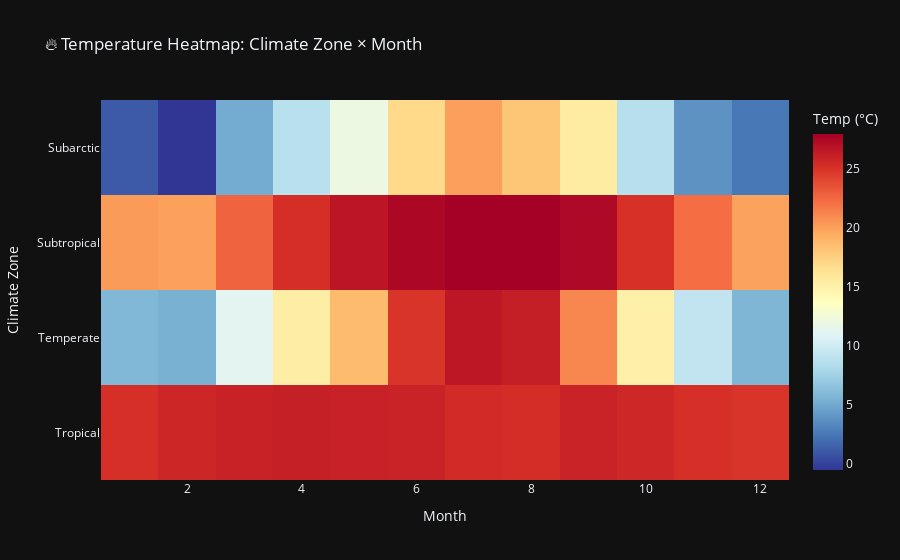

The notebook cell this image was saved under:
### Code cell
# Heatmap: Temperature by Month and Climate Zone
pivot = df.pivot_table(values='temperature_celsius', index='climate_zone', columns='month', aggfunc='mean')

fig = px.imshow(
    pivot,
    title='🔥 Temperature Heatmap: Climate Zone × Month',
    labels=dict(x='Month', y='Climate Zone', color='Temp (°C)'),
    color_continuous_scale='RdYlBu_r'
)
fig.update_layout(template='plotly_dark')
fig.show()

### Figure 1 — Plotly figure (JSON) as saved in the notebook; plotly's stock layout.template omitted (floating-point values rounded to 4 significant figures)
{"data": [{"coloraxis": "coloraxis", "hovertemplate": "Month: %{x}<br>Climate Zone: %{y}<br>Temp (°C): %{z}<extra></extra>", "name": "0", "type": "heatmap", "x": [1, 2, 3, 4, 5, 6, 7, 8, 9, 10, 11, 12], "xaxis": "x", "y": ["Subarctic", "Subtropical", "Temperate", "Tropical"], "yaxis": "y", "z": [[1.063, -0.5509, 5.132, 8.754, 11.96, 16.93, 20.08, 18.07, 15.45, 8.674, 3.806, 2.48], [20.27, 19.98, 22.75, 25.28, 26.67, 27.56, 27.99, 27.98, 27.48, 25.1, 22.27, 19.94], [5.815, 5.417, 11.23, 15.33, 18.66, 24.96, 26.62, 26.22, 21.16, 15.08, 9.265, 5.752], [25.22, 25.75, 25.99, 26.11, 26.01, 25.94, 25.42, 25.31, 25.89, 25.67, 25.2, 24.93]]}], "layout": {"coloraxis": {"colorbar": {"title": {"text": "Temp (°C)"}}, "colorscale": [[0, "rgb(49,54,149)"], [0.1, "rgb(69,117,180)"], [0.2, "rgb(116,173,209)"], [0.3, "rgb(171,217,233)"], [0.4, "rgb(224,243,248)"], [0.5, "rgb(255,255,191)"], [0.6, "rgb(254,224,144)"], [0.7, "rgb(253,174,97)"], [0.8, "rgb(244,109,67)"], [0.9, "rgb(215,48,39)"], [1, "rgb(165,0,38)"]]}, "title": {"text": "🔥 Temperature Heatmap: Climate Zone × Month"}, "xaxis": {"anchor": "y", "constrain": "domain", "domain": [0, 1], "scaleanchor": "y", "title": {"text": "Month"}}, "yaxis": {"anchor": "x", "autorange": "reversed", "constrain": "domain", "domain": [0, 1], "title": {"text": "Climate Zone"}}}}
